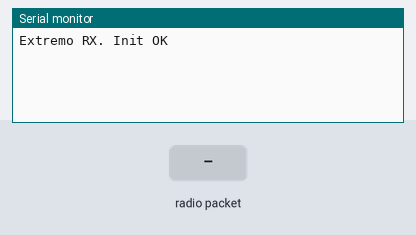
A sketch run on a simulated Arduino Uno, built with avr-gcc and run on an emulated ATmega328P. Shown: the last lines printed to the serial monitor. The test bench sets the inputs (shaded band). No radio packets arrive unless stated.

Above: at 1.2 s.
1.3 s: radio packet "1" arrives
At 1.6 s:
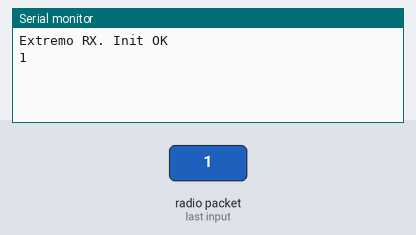
2.8 s: radio packet "0" arrives
At 4.0 s:
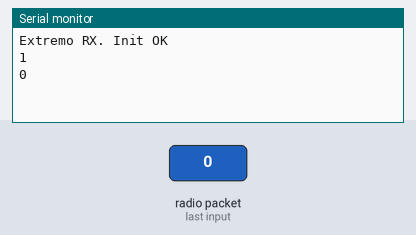
4.3 s: radio packet "2" arrives
At 5.1 s:
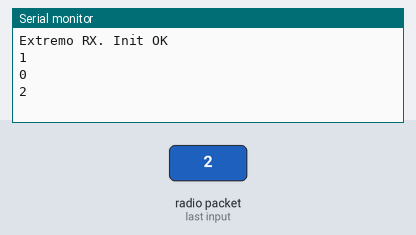

The sketch:

Tema2_Ej2_RadioHead_esclavo_pag10.ino
```cpp
#include <RH_ASK.h>
#include <SPI.h>
#define MAX_MSG_LEN 59

RH_ASK receptor = RH_ASK(2000, 11, 12, 10, false);

void setup() {
  Serial.begin(9600);
  if (receptor.init()) Serial.println("Extremo RX. Init OK");
}

void loop() {
  uint8_t msg[MAX_MSG_LEN];
  uint8_t len = sizeof(msg);

  if (receptor.recv(msg, &len)) {
     Serial.println((char*) msg);
  }
}
```

Measured:
- after the input at 1.3 s, the serial monitor: prints a new line at once (image 1)
- after the input at 2.8 s, the serial monitor: prints a new line at once (image 2)
- after the input at 4.3 s, the serial monitor: prints a new line at once (image 3)
